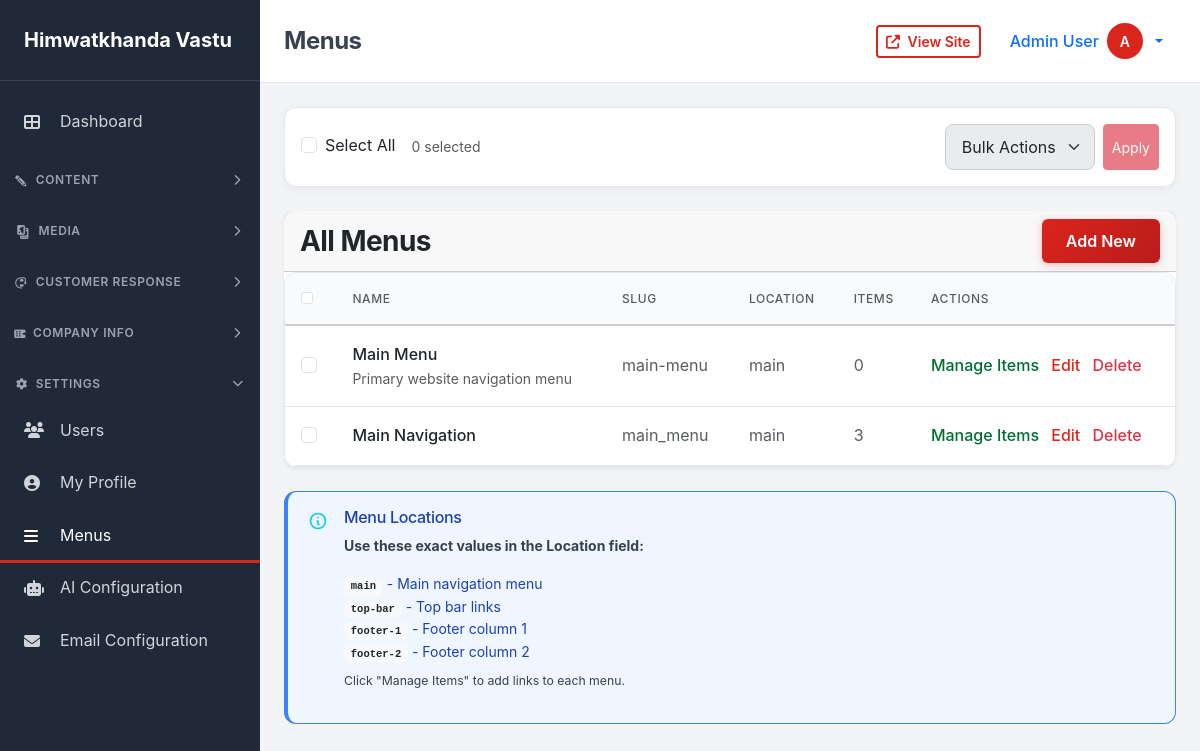
The app's page /dashboard/menus/ (signed in), older data.
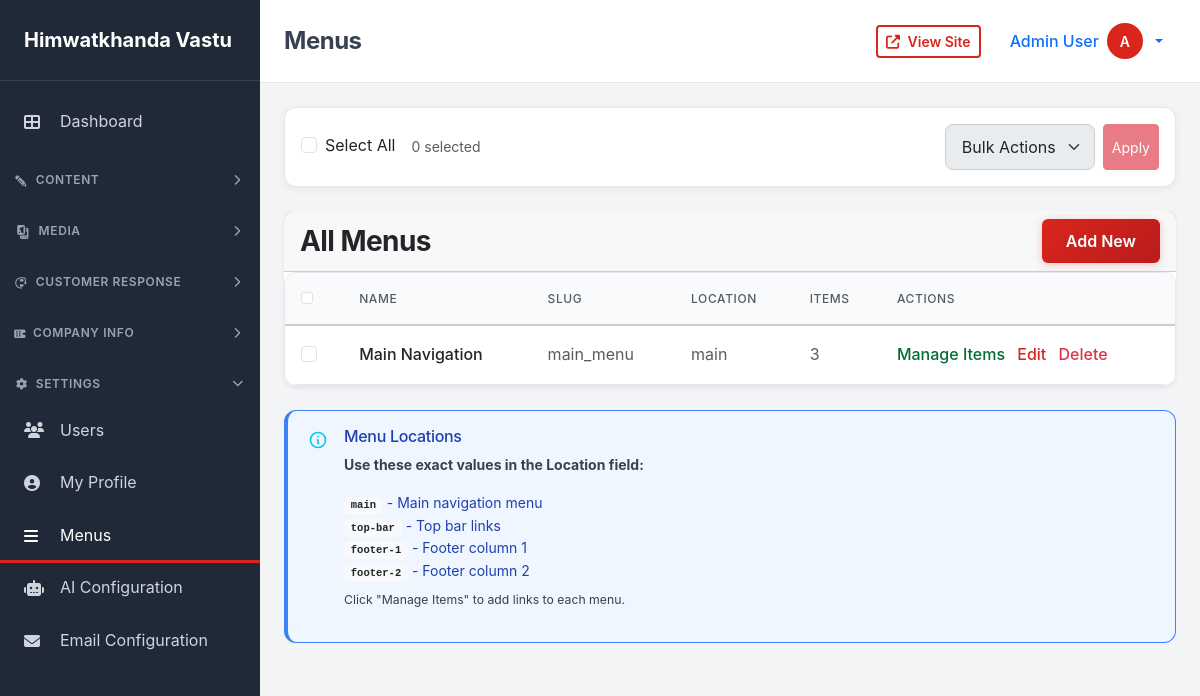
The same page, newer data.
### dashboard/models.py (models this page shows, shortened)
class CompanyInfo(models.Model):
    company_name = models.CharField(max_length=255, default='Himwatkhanda Vastu Pvt. Ltd.')
    description = models.TextField(blank=True)
    logo = models.ImageField(upload_to='company/', null=True, blank=True)
    favicon = models.ImageField(upload_to='company/', null=True, blank=True)
    email = models.EmailField(blank=True)
    phone = models.CharField(max_length=50, blank=True)
    address = models.TextField(blank=True)
    city = models.CharField(max_length=100, blank=True)
    state = models.CharField(max_length=100, blank=True)
    postal_code = models.CharField(max_length=20, blank=True)
    country = models.CharField(max_length=100, default='Nepal')
    latitude = models.DecimalField(max_digits=10, decimal_places=8, null=True, blank=True)
    longitude = models.DecimalField(max_digits=11, decimal_places=8, null=True, blank=True)
    facebook = models.URLField(blank=True)
    twitter = models.URLField(blank=True)
    instagram = models.URLField(blank=True)
    linkedin = models.URLField(blank=True)
    youtube = models.URLField(blank=True)
    whatsapp = models.CharField(max_length=50, blank=True)
    anthem = models.FileField(upload_to='company/anthem/', null=True, blank=True, help_text="Company anthem MP3 file")
    updated_at = models.DateTimeField(auto_now=True)
    class Meta:
        verbose_name = 'Company Info'
        verbose_name_plural = 'Company Info'
    @classmethod
    def get_instance(cls):
        instance, created = cls.objects.get_or_create(pk=1)
        return instance

class TimestampModel(models.Model):
    created_at = models.DateTimeField(auto_now_add=True)
    updated_at = models.DateTimeField(auto_now=True)
    class Meta:
        abstract = True

class Menu(TimestampModel):
    name = models.CharField(max_length=255)
    slug = models.SlugField(unique=True)
    location = models.CharField(max_length=100, blank=True, help_text="e.g., main, footer")
    description = models.TextField(blank=True)
    class Meta:
        ordering = ['name']

### accounts/models.py (models this page shows, shortened)
class User(AbstractUser):
    ROLE_CHOICES = [
        ('user', 'User'),
        ('admin', 'Admin'),
    ]
    STATUS_CHOICES = [
        ('active', 'Active'),
        ('inactive', 'Inactive'),
        ('banned', 'Banned'),
    ]
    email = models.EmailField(unique=True)
    avatar = models.ImageField(upload_to='avatars/', null=True, blank=True)
    phone = models.CharField(max_length=50, blank=True)
    bio = models.TextField(blank=True)
    role = models.CharField(max_length=20, choices=ROLE_CHOICES, default='user')
    status = models.CharField(max_length=20, choices=STATUS_CHOICES, default='active')
    email_verified = models.BooleanField(default=False)
    email_verified_at = models.DateTimeField(null=True, blank=True)
    last_login_at = models.DateTimeField(null=True, blank=True)
    created_at = models.DateTimeField(auto_now_add=True)
    updated_at = models.DateTimeField(auto_now=True)
    class Meta:
        ordering = ['-created_at']
    @property
    def name(self):
        return f"{self.first_name} {self.last_name}".strip() or self.username
    @property
    def is_admin(self):
        return self.role == 'admin' or self.is_superuser

### dashboard/views.py (the view)
# urls.py: path('menus/', views.MenuListView.as_view(), name='menu_list'),
class MenuListView(BaseListView):
    model = Menu
    template_name = 'dashboard/menu_list.html'
    context_object_name = 'menus'
    def get_queryset(self):
        return Menu.objects.annotate(item_count=Count('items'))

### templates/dashboard/menu_list.html (shortened to what this page needs)
{% extends 'dashboard/base.html' %}
{% block page_title %}Menus{% endblock %}
{% block dashboard_content %}
{% include 'dashboard/bulk_actions.html' with model_name='menu' %}
<div class="card dashboard-card shadow-sm">
    <div class="card-header d-flex justify-content-between align-items-center">
        <h3 class="card-title mb-0">All Menus</h3>
        <a href="{% url 'dashboard:menu_create' %}" class="btn btn-primary">
            Add New
        </a>
    </div>
    <div class="table-responsive">
        <table class="table table-hover dashboard-table mb-0">
            <thead class="table-light">
                <tr>
                    <th class="p-3 text-start text-uppercase small fw-medium text-muted w-12">
                        <input type="checkbox" class="form-check-input" aria-label="Select all">
                    </th>
                    <th class="p-3 text-start text-uppercase small fw-medium text-muted">Name</th>
                    <th class="p-3 text-start text-uppercase small fw-medium text-muted">Slug</th>
                    <th class="p-3 text-start text-uppercase small fw-medium text-muted">Location</th>
                    <th class="p-3 text-start text-uppercase small fw-medium text-muted">Items</th>
                    <th class="p-3 text-start text-uppercase small fw-medium text-muted">Actions</th>
                </tr>
            </thead>
            <tbody class="divide-y divide-gray-200">
                {% for menu in menus %}
                <tr>
                    <td class="p-3">
                        <input type="checkbox" class="form-check-input item-checkbox" value="{{ menu.pk }}">
                    </td>
                    <td class="p-3">
                        <div class="fw-medium text-dark">{{ menu.name }}</div>
                        {% if menu.description %}
                        <div class="small text-muted">{{ menu.description|truncatewords:10 }}</div>
                        {% endif %}
                    </td>
                    <td class="p-3 text-nowrap text-muted">{{ menu.slug }}</td>
                    <td class="p-3 text-nowrap text-muted">{{ menu.location|default:"—" }}</td>
                    <td class="p-3 text-nowrap text-muted">{{ menu.item_count }}</td>
                    <td class="p-3 text-nowrap fw-medium">
                        <a href="{% url 'dashboard:menu_items' menu.pk %}" class="text-success text-decoration-none me-2">Manage Items</a>
                        <a href="{% url 'dashboard:menu_edit' menu.pk %}" class="text-primary text-decoration-none me-2">Edit</a>
                        <a href="{% url 'dashboard:menu_delete' menu.pk %}" class="text-danger text-decoration-none" onclick="return confirm('Are you sure?')">Delete</a>
                    </td>
                </tr>
                {% empty %}
                <tr>
                    <td colspan="6" class="text-center text-muted py-4">No menus found.</td>
                </tr>
                {% endfor %}
            </tbody>
        </table>
    </div>
</div>
<div class="alert alert-info mt-4">
    <div class="d-flex">
        <div class="flex-shrink-0">
            <svg class="text-info" width="20" height="20" fill="none" stroke="currentColor" viewBox="0 0 24 24">
                <path stroke-linecap="round" stroke-linejoin="round" stroke-width="2" d="M13 16h-1v-4h-1m1-4h.01M21 12a9 9 0 11-18 0 9 9 0 0118 0z"/>
            </svg>
        </div>
        <div class="ms-3">
            <h3 class="alert-heading h6">Menu Locations</h3>
            <div class="mb-0 small">
                <p class="fw-bold">Use these exact values in the Location field:</p>
                <ul class="list-unstyled mb-0">
                    <li><code class="badge bg-light text-dark">main</code> - Main navigation menu</li>
                    <li><code class="badge bg-light text-dark">top-bar</code> - Top bar links</li>
                    <li><code class="badge bg-light text-dark">footer-1</code> - Footer column 1</li>
                    <li><code class="badge bg-light text-dark">footer-2</code> - Footer column 2</li>
                </ul>
                <p class="mt-2 small">Click "Manage Items" to add links to each menu.</p>
            </div>
        </div>
    </div>
</div>
{% endblock %}

### templates/dashboard/base.html (shortened to what this page needs)
<!DOCTYPE html>
<html lang="en">
<head>
    {% load static %}
    <link href="https://cdn.jsdelivr.net/npm/bootstrap@5.3.2/dist/css/bootstrap.min.css" rel="stylesheet">
    <link rel="stylesheet" href="https://cdnjs.cloudflare.com/ajax/libs/font-awesome/6.5.1/css/all.min.css" />
    <link rel="stylesheet" href="{% static 'css/style.css' %}">
</head>
<body>
    <div class="dashboard-wrapper">
        <aside class="sidebar" id="sidebar">
            <div class="sidebar-brand">
                <a href="{% url 'dashboard:index' %}">
                    {% if company_info %}{{ company_info.company_name }}{% else %}Admin{% endif %}
                </a>
            </div>
            <nav class="sidebar-nav">
                <a href="{% url 'dashboard:index' %}" class="sidebar-link {% if request.resolver_match.url_name == 'index' %}active{% endif %}">
                    <i class="fas fa-th-large"></i>
                    <span>Dashboard</span>
                </a>
                <div class="sidebar-section collapsed" onclick="toggleDropdown('content-dropdown', this)">
                    <span><i class="fas fa-pencil-alt me-2"></i>Content</span>
                    <i class="fas fa-chevron-down"></i>
                </div>
                <div class="sidebar-section collapsed" onclick="toggleDropdown('media-dropdown', this)">
                    <span><i class="fas fa-photo-video me-2"></i>Media</span>
                    <i class="fas fa-chevron-down"></i>
                </div>
                <div class="sidebar-section collapsed" onclick="toggleDropdown('customer-dropdown', this)">
                    <span><i class="fas fa-headset me-2"></i>Customer Response</span>
                    <i class="fas fa-chevron-down"></i>
                </div>
                <div class="sidebar-section collapsed" onclick="toggleDropdown('company-dropdown', this)">
                    <span><i class="fas fa-building me-2"></i>Company Info</span>
                    <i class="fas fa-chevron-down"></i>
                </div>
                <div class="sidebar-section collapsed" onclick="toggleDropdown('settings-dropdown', this)">
                    <span><i class="fas fa-cog me-2"></i>Settings</span>
                    <i class="fas fa-chevron-down"></i>
                </div>
                <div id="settings-dropdown" class="sidebar-dropdown collapsed">
                    <a href="{% url 'dashboard:user_list' %}" class="sidebar-link {% if 'user' in request.resolver_match.url_name and request.resolver_match.url_name != 'user_profile' %}active{% endif %}">
                        <i class="fas fa-users"></i>
                        <span>Users</span>
                    </a>
                    <a href="{% url 'dashboard:user_profile' %}" class="sidebar-link {% if request.resolver_match.url_name == 'user_profile' %}active{% endif %}">
                        <i class="fas fa-user-circle"></i>
                        <span>My Profile</span>
                    </a>
                    <a href="{% url 'dashboard:menu_list' %}" class="sidebar-link {% if 'menu' in request.resolver_match.url_name %}active{% endif %}">
                        <i class="fas fa-bars"></i>
                        <span>Menus</span>
                    </a>
                    <a href="{% url 'dashboard:ai_config_list' %}" class="sidebar-link {% if 'ai_config' in request.resolver_match.url_name %}active{% endif %}">
                        <i class="fas fa-robot"></i>
                        <span>AI Configuration</span>
                    </a>
                    <a href="{% url 'dashboard:email_config_list' %}" class="sidebar-link {% if 'email_config' in request.resolver_match.url_name %}active{% endif %}">
                        <i class="fas fa-envelope"></i>
                        <span>Email Configuration</span>
                    </a>
                </div>
            </nav>
        </aside>
        <div class="main-content">
            <header class="top-header">
                <div class="d-flex align-items-center justify-content-between">
                    <div class="d-flex align-items-center">
                        <h1 class="h4 mb-0 fw-bold">{% block page_title %}Dashboard{% endblock %}</h1>
                    </div>
                    <div class="d-flex align-items-center gap-3">
                        <a href="{% url 'pages:home' %}" target="_blank" class="btn btn-outline-primary btn-sm" title="View Site">
                            <i class="fas fa-external-link-alt me-1"></i>
                            <span class="d-none d-sm-inline">View Site</span>
                        </a>
                        <div class="dropdown user-dropdown">
                            <button class="btn btn-link text-decoration-none dropdown-toggle d-flex align-items-center gap-2" type="button" data-bs-toggle="dropdown" aria-expanded="false">
                                <span class="d-none d-sm-inline fw-medium">{{ user.name }}</span>
                                {% if user.avatar %}
                                <img class="user-avatar" src="{{ user.avatar.url }}" alt="{{ user.name }}">
                                {% else %}
                                <div class="user-avatar-placeholder">{{ user.username|first|upper }}</div>
                                {% endif %}
                            </button>
                        </div>
                    </div>
                </div>
            </header>
            <main class="content-wrapper">
                {% block dashboard_content %}{% endblock %}
            </main>
        </div>
    </div>
</body>
</html>

### templates/dashboard/bulk_actions.html (shortened to what this page needs)
<div class="card mb-4">
    <div class="card-body py-3">
        <div class="row g-3 align-items-center">
            <div class="col-md-6">
                <div class="d-flex gap-3 align-items-center">
                    <div class="form-check">
                        <input type="checkbox" id="select-all" class="form-check-input"
                               onchange="toggleAllCheckboxes(this)">
                        <label for="select-all" class="form-check-label">Select All</label>
                    </div>
                    <span id="selected-count" class="text-muted small">0 selected</span>
                </div>
            </div>
            <div class="col-md-6">
                <div class="d-flex gap-2 justify-content-md-end">
                    <select id="bulk-action" class="form-select form-select-sm" style="max-width: 150px;" disabled>
                        <option value="">Bulk Actions</option>
                    </select>
                    <button type="button" id="apply-bulk-action" class="btn btn-danger btn-sm" disabled>
                        Apply
                    </button>
                </div>
            </div>
        </div>
    </div>
</div>

Row changes from the older to the newer data that the page shows:
removed Menu: name "Main Menu", description "Primary website navigation menu", slug "main-menu", location "main", item_count "0"
